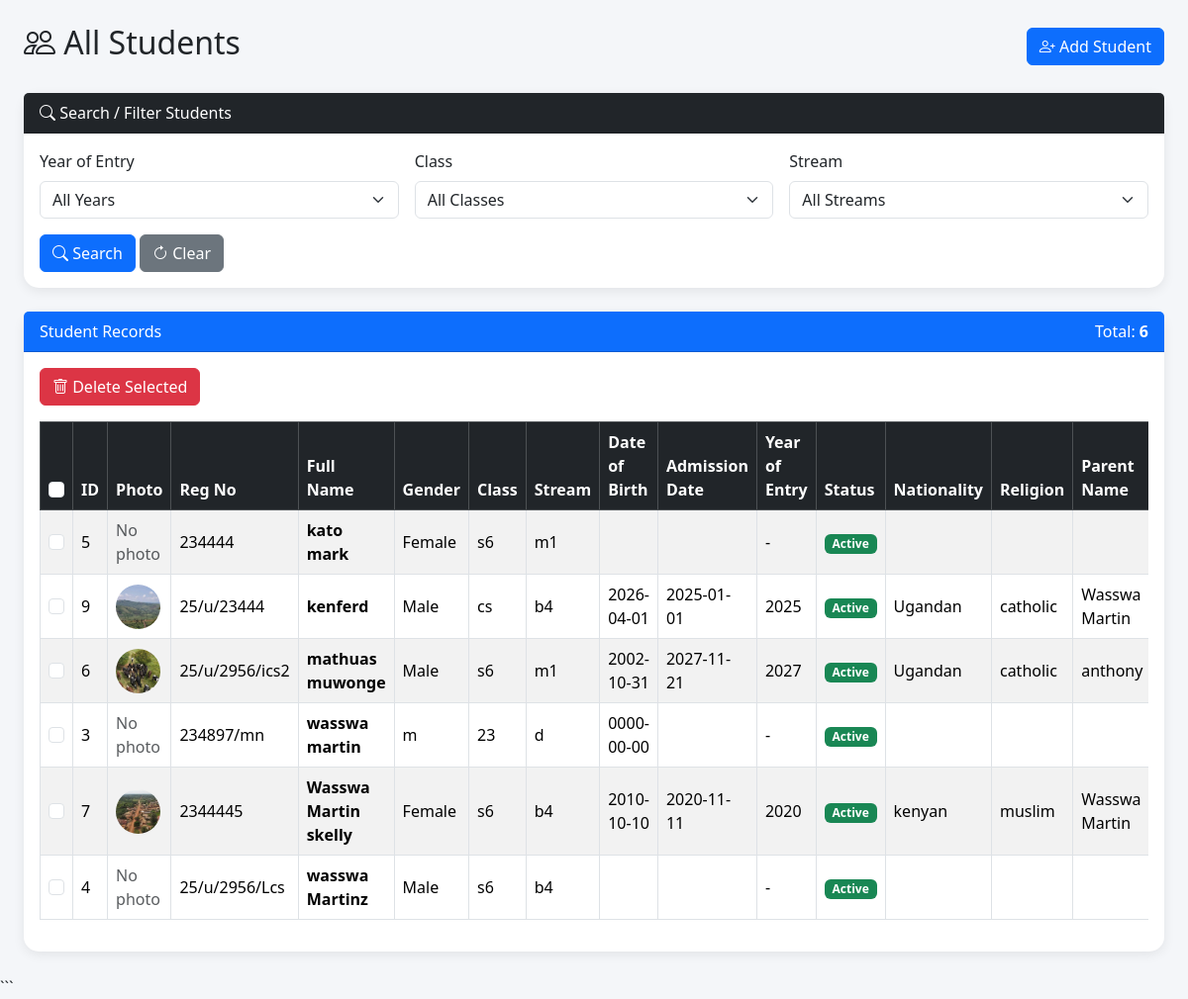
Page /admin/view_students.php (signed in) on the earlier database version.
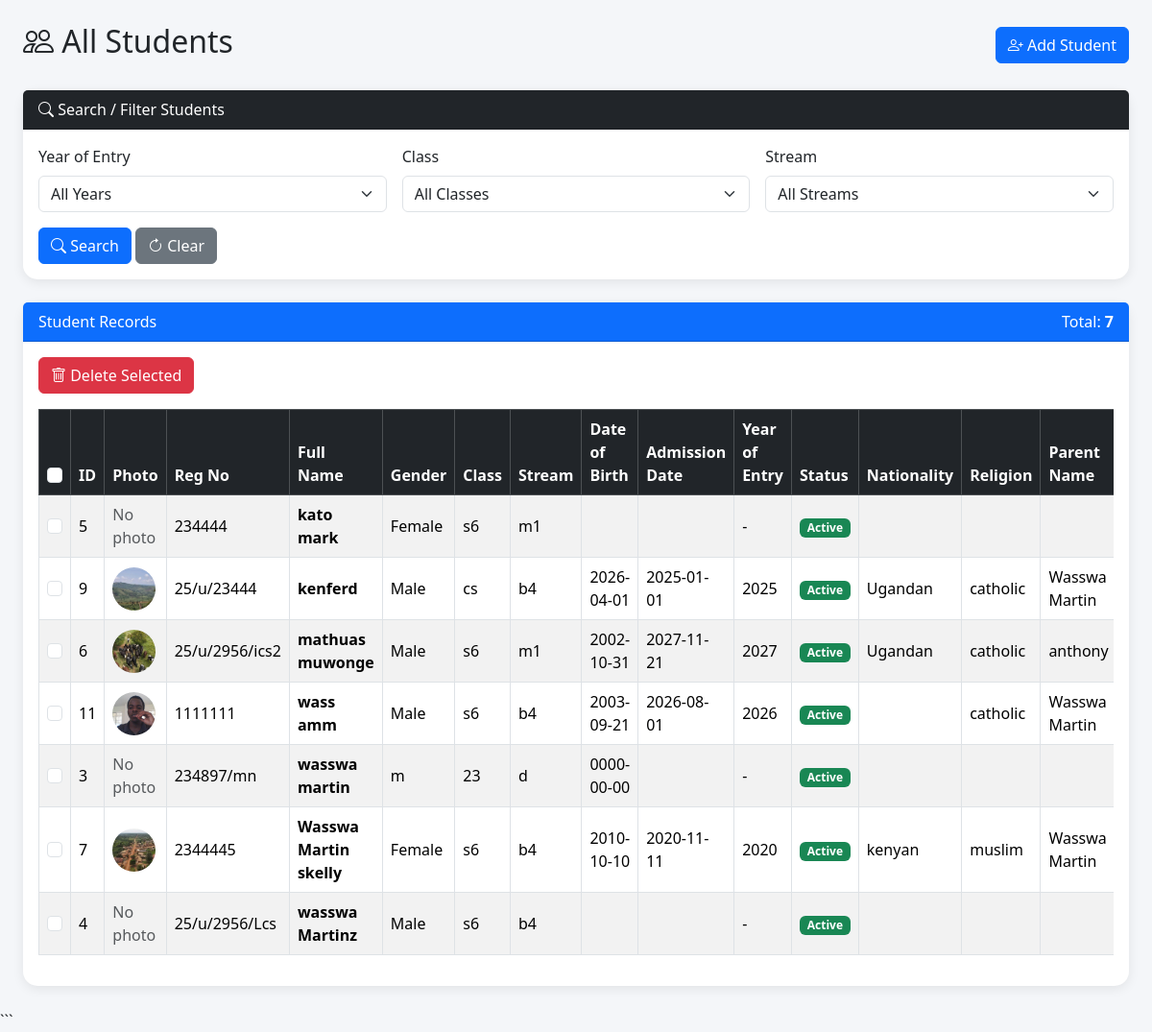
Same page on the later database version.
### tables this page shows
CREATE TABLE `students` (
  `student_id` int(11) NOT NULL,
  `reg_no` varchar(50) DEFAULT NULL,
  `full_name` varchar(100) DEFAULT NULL,
  `gender` varchar(10) DEFAULT NULL,
  `class` varchar(20) DEFAULT NULL,
  `stream` varchar(20) DEFAULT NULL,
  `dob` date DEFAULT NULL,
  `admission_date` date DEFAULT NULL,
  `status` varchar(20) DEFAULT 'Active',
  `nationality` varchar(50) DEFAULT NULL,
  `religion` varchar(50) DEFAULT NULL,
  `parent_contact` varchar(20) DEFAULT NULL,
  `parent_name` varchar(100) DEFAULT NULL,
  `parent_email` varchar(100) DEFAULT NULL,
  `parent_address` text DEFAULT NULL,
  `occupation` varchar(100) DEFAULT NULL,
  `blood_group` varchar(10) DEFAULT NULL,
  `allergies` text DEFAULT NULL,
  `medical_condition` text DEFAULT NULL,
  `previous_school` varchar(150) DEFAULT NULL,
  `notes` text DEFAULT NULL,
  `photo` varchar(255) DEFAULT NULL,
  `user_id` int(11) DEFAULT NULL,
  `group_id` int(11) DEFAULT NULL
);

### includes/functions.php (called while the page is built, shortened)
<?php
function e($value)
{
    return htmlspecialchars((string) $value, ENT_QUOTES, 'UTF-8');
}
?>

### admin/view_students.php (the view, shortened to what this page needs)
<?php
include '../database/connection.php';
include '../includes/functions.php';
$sql = "
    SELECT
        s.*
    FROM students s
    WHERE 1=1
";
$sql .= " ORDER BY s.full_name ASC";
$stmt = mysqli_prepare($conn, $sql);
mysqli_stmt_execute($stmt);
$result = mysqli_stmt_get_result($stmt);
?>
<!DOCTYPE html>
<html>
<head>
<link
href="https://cdn.jsdelivr.net/npm/bootstrap@5.3.3/dist/css/bootstrap.min.css"
rel="stylesheet">
<link
href="https://cdn.jsdelivr.net/npm/bootstrap-icons@1.11.3/font/bootstrap-icons.css"
rel="stylesheet">
</head>
<body>
<div class="container-fluid p-4">
<div class="d-flex justify-content-between align-items-center mb-4">
    <h2>
        <i class="bi bi-people"></i>
        All Students
    </h2>
    <a
        href="students.php"
        class="btn btn-primary">
        <i class="bi bi-person-plus"></i>
        Add Student
    </a>
</div>
<div class="card mb-4">
<div class="card-header bg-dark text-white">
    <i class="bi bi-search"></i>
    Search / Filter Students
</div>
<div class="card-body">
<form method="GET">
<div class="row g-3">
<div class="col-md-4">
<label class="form-label">
    Year of Entry
</label>
<select
    name="year"
    class="form-select">
<option value="">
    All Years
</option>
</select>
</div>
<div class="col-md-4">
<label class="form-label">
    Class
</label>
<select
    name="class"
    class="form-select">
<option value="">
    All Classes
</option>
</select>
</div>
<div class="col-md-4">
<label class="form-label">
    Stream
</label>
<select
    name="stream"
    class="form-select">
<option value="">
    All Streams
</option>
</select>
</div>
<div class="col-12">
<button
    type="submit"
    class="btn btn-primary">
    <i class="bi bi-search"></i>
    Search
</button>
<a
    href="view_students.php"
    class="btn btn-secondary">
    <i class="bi bi-arrow-clockwise"></i>
    Clear
</a>
</div>
</div>
</form>
</div>
</div>
<div class="card">
<div class="card-header bg-primary text-white d-flex justify-content-between align-items-center">
<span>
    Student Records
</span>
<span>
    Total:
    <strong>
        <?= mysqli_num_rows($result); ?>
    </strong>
</span>
</div>
<div class="card-body">
<form
    method="POST"
    action="delete_students.php"
    onsubmit="return confirmBulkDelete();">
<div class="mb-3">
<button
    type="submit"
    name="delete_selected"
    class="btn btn-danger">
    <i class="bi bi-trash"></i>
    Delete Selected
</button>
</div>
<div class="table-responsive">
<table class="table table-bordered table-striped table-hover align-middle">
<thead class="table-dark">
<tr>
<th style="width:40px;">
<input
    type="checkbox"
    id="selectAll"
    class="form-check-input">
</th>
<th>ID</th>
<th>Photo</th>
<th>Reg No</th>
<th>Full Name</th>
<th>Gender</th>
<th>Class</th>
<th>Stream</th>
<th>Date of Birth</th>
<th>Admission Date</th>
<th>Year of Entry</th>
<th>Status</th>
<th>Nationality</th>
<th>Religion</th>
<th>Parent Name</th>
</tr>
</thead>
<tbody>
<?php if (mysqli_num_rows($result) > 0): ?>
<?php while ($row = mysqli_fetch_assoc($result)): ?>
<tr>
<td>
<input
    type="checkbox"
    name="student_ids[]"
    value="<?= (int)$row['student_id']; ?>"
    class="student-checkbox form-check-input">
</td>
<td>
<?= e($row['student_id']); ?>
</td>
<td>
<?php if (!empty($row['photo'])): ?>
<img
    src="../uploads/students/<?= e($row['photo']); ?>"
    class="student-photo"
    alt="Student Photo">
<?php else: ?>
<span class="text-muted">
    No photo
</span>
<?php endif; ?>
</td>
<td>
<?= e($row['reg_no']); ?>
</td>
<td>
<strong>
<?= e($row['full_name']); ?>
</strong>
</td>
<td>
<?= e($row['gender']); ?>
</td>
<td>
<?= e($row['class']); ?>
</td>
<td>
<?= e($row['stream']); ?>
</td>
<td>
<?= e($row['dob']); ?>
</td>
<td>
<?= e($row['admission_date']); ?>
</td>
<td>
<?php
if (!empty($row['admission_date'])) {
    echo e(
        date(
            'Y',
            strtotime($row['admission_date'])
        )
    );
} else {
    echo '-';
}
?>
</td>
<td>
<?php if ($row['status'] === 'Active'): ?>
<span class="badge bg-success">
    Active
</span>
<?php else: ?>
<span class="badge bg-secondary">
    <?= e($row['status']); ?>
</span>
<?php endif; ?>
</td>
<td>
<?= e($row['nationality']); ?>
</td>
<td>
<?= e($row['religion']); ?>
</td>
<td>
<?= e($row['parent_name']); ?>
</td>
</tr>
<?php endwhile; ?>
<?php endif; ?>
</tbody>
</table>
</div>
</form>
</div>
</div>
</div>
</body>
</html>

### admin/view_students.php (style rules this page uses)
body { background: #f4f6f9; }
.card { border: none; border-radius: 15px; box-shadow: 0 3px 12px rgba(0,0,0,.08); }
.student-photo { width: 45px; height: 45px; object-fit: cover; border-radius: 50%; }
.table { background: white; }

Differences in the rows shown:
added students: student_id "11", photo (picture), reg_no "1111111", full_name "wass amm", gender "Male", class "s6", stream "b4", dob "2003-09-21", admission_date "2026-08-01", admission_date "2026", status "Active", religion "catholic", parent_name "Wasswa Martin"
Other differences:
mysqli_num_rows($result): "6" → "7"
